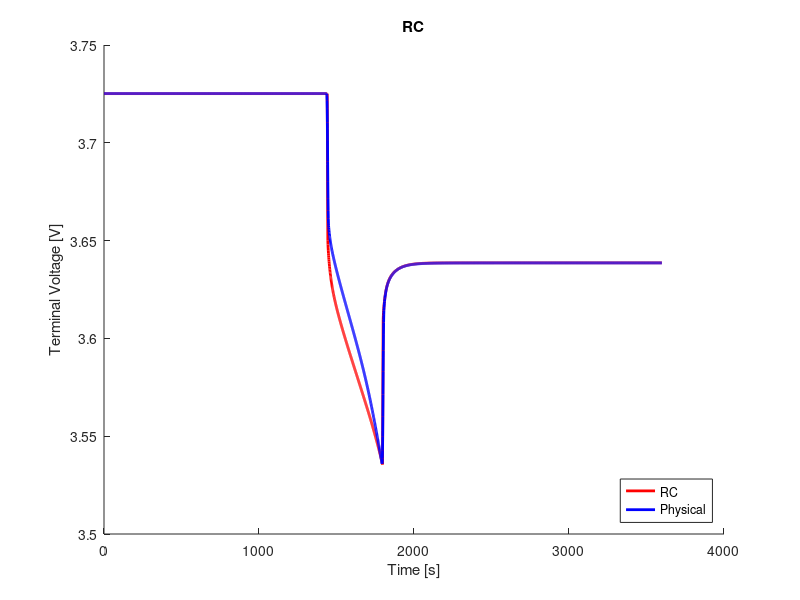

This figure's MATLAB source:
clear;
clc;
close all;

%% load data
load('ocv_final.mat');
time_ocv = time;
load('pulse_1_c_8.mat');
load('rc3_cf_params.mat');

%% voltage limitations
v_max = 4.4;                                    % cut-over voltage
v_min = 3.0;                                    % cut-off voltage

%% resample ocv and soc
t1 = time_ocv(1);
t2 = time_ocv(end);
dt = 1;                                         % sample time
t = (t1:dt:t2) - t1;

ocv = interp1(time_ocv, ocv, t1:dt:t2);
soc = interp1(time_ocv, soc, t1:dt:t2);

s = length(time);

%% variables
Q = 16.8;
eta = 1.0;                                  % coulombic efficiency

n = 3;                                      % number of rc links
i_r = zeros(n, 1);
v_c = zeros(n, 1);
flag = 1;

%% compute soc
ind_init = interp1(soc, 1:length(soc), 0.2264, 'nearest');
v_t(1) = ocv(ind_init);
z0 = soc(ind_init);
z = z0 - dt/(Q*3600)*eta*cumsum(I(1:end));

% manual fit
p = 9;
r0 = r0_cf(p)*10;
r1 = r1_cf(p);
r2 = r2_cf(p);
r3 = r3_cf(p);
c1 = c1_cf(p);
c2 = c2_cf(p);
c3 = c3_cf(p);

r = [r1; r2; r3];
c = [c1; c2; c3];

%% compute terminal voltage
for j = 1:n
    f(j) = exp(-dt/(r(j)*c(j)));
end
for k = 1:s-1
    if flag == 1
        i_r(:, k+1) = diag(f)*i_r(:, k) + (1-f')*I(k);
        v_c(:, k) = i_r(:, k).*r;
        ind = interp1(soc, 1:length(soc), z(k), 'nearest');
        v_t(k+1) = ocv(ind) - sum(v_c(:, k)) - I(k).*r0;
        if v_t(k) < v_min
            fprintf('Reached lower voltage limit.');
            flag = 0;
        end
        if v_t(k) > v_max
            fprintf('Reached upper voltage limit.');
            flag = 0;
        end 
    end
end

%% compute rms error
v_t = reshape(v_t, size(V_batt_time));
rmse = 1000*sqrt(mean((V_batt_time - v_t).^2))     % [mV]

%% plot
figure(1);
hold on;
plot(time, v_t, 'r', 'LineWidth', 2)
hold on;
plot(time, V_batt_time, 'b', 'LineWidth', 2)
xlabel('Time [s]')
ylabel('Terminal Voltage [V]')
title('RC')
legend('RC', 'Physical', 'location', 'southeast')
